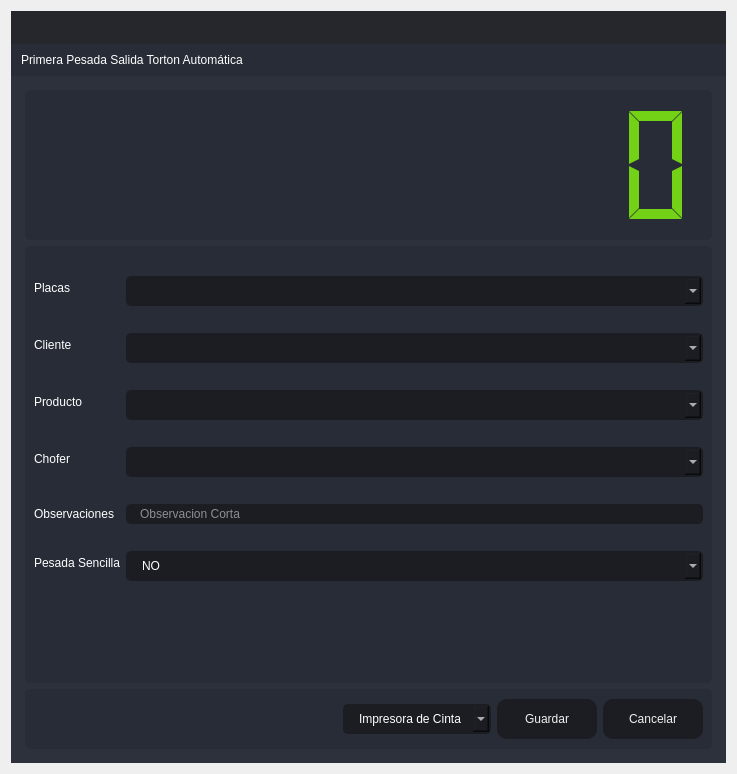
<?xml version="1.0" encoding="UTF-8"?>
<ui version="4.0">
 <class>PrimeraPTA</class>
 <widget class="QDialog" name="PrimeraPTA">
  <property name="windowModality">
   <enum>Qt::ApplicationModal</enum>
  </property>
  <property name="geometry">
   <rect>
    <x>0</x>
    <y>0</y>
    <width>737</width>
    <height>774</height>
   </rect>
  </property>
  <property name="minimumSize">
   <size>
    <width>737</width>
    <height>774</height>
   </size>
  </property>
  <property name="maximumSize">
   <size>
    <width>737</width>
    <height>774</height>
   </size>
  </property>
  <property name="windowTitle">
   <string>Primera Pesada Salida Torton Automática</string>
  </property>
  <layout class="QVBoxLayout" name="verticalLayout_6">
   <item>
    <widget class="QFrame" name="frame_main">
     <property name="styleSheet">
      <string notr="true">/* LINE EDIT */
QLineEdit {
	background-color: rgb(27, 29, 35);
	border-radius: 5px;
	border: 2px solid rgb(27, 29, 35);
	padding-left: 10px;
}
QLineEdit:hover {
	border: 2px solid rgb(64, 71, 88);
}
QLineEdit:focus {
	border: 2px solid rgb(91, 101, 124);
}

/* SCROLL BARS */
QScrollBar:horizontal {
    border: none;
    background: rgb(52, 59, 72);
    height: 14px;
    margin: 0px 21px 0 21px;
	border-radius: 0px;
}
QScrollBar::handle:horizontal {
    background: rgb(85, 170, 255);
    min-width: 25px;
	border-radius: 7px
}
QScrollBar::add-line:horizontal {
    border: none;
    background: rgb(55, 63, 77);
    width: 20px;
	border-top-right-radius: 7px;
    border-bottom-right-radius: 7px;
    subcontrol-position: right;
    subcontrol-origin: margin;
}
QScrollBar::sub-line:horizontal {
    border: none;
    background: rgb(55, 63, 77);
    width: 20px;
	border-top-left-radius: 7px;
    border-bottom-left-radius: 7px;
    subcontrol-position: left;
    subcontrol-origin: margin;
}
QScrollBar::up-arrow:horizontal, QScrollBar::down-arrow:horizontal
{
     background: none;
}
QScrollBar::add-page:horizontal, QScrollBar::sub-page:horizontal
{
     background: none;
}
 QScrollBar:vertical {
	border: none;
    background: rgb(52, 59, 72);
    width: 14px;
    margin: 21px 0 21px 0;
	border-radius: 0px;
 }
 QScrollBar::handle:vertical {	
	background: rgb(85, 170, 255);
    min-height: 25px;
	border-radius: 7px
 }
 QScrollBar::add-line:vertical {
     border: none;
    background: rgb(55, 63, 77);
     height: 20px;
	border-bottom-left-radius: 7px;
    border-bottom-right-radius: 7px;
     subcontrol-position: bottom;
     subcontrol-origin: margin;
 }
 QScrollBar::sub-line:vertical {
	border: none;
    background: rgb(55, 63, 77);
     height: 20px;
	border-top-left-radius: 7px;
    border-top-right-radius: 7px;
     subcontrol-position: top;
     subcontrol-origin: margin;
 }
 QScrollBar::up-arrow:vertical, QScrollBar::down-arrow:vertical {
     background: none;
 }

 QScrollBar::add-page:vertical, QScrollBar::sub-page:vertical {
     background: none;
 }

/* CHECKBOX */
QCheckBox::indicator {
    border: 3px solid rgb(52, 59, 72);
	width: 15px;
	height: 15px;
	border-radius: 10px;
    background: rgb(44, 49, 60);
}
QCheckBox::indicator:hover {
    border: 3px solid rgb(58, 66, 81);
}
QCheckBox::indicator:checked {
    background: 3px solid rgb(52, 59, 72);
	border: 3px solid rgb(52, 59, 72);	
	background-image: url(:/16x16/icons/16x16/cil-check-alt.png);
}

/* RADIO BUTTON */
QRadioButton::indicator {
    border: 3px solid rgb(52, 59, 72);
	width: 15px;
	height: 15px;
	border-radius: 10px;
    background: rgb(44, 49, 60);
}
QRadioButton::indicator:hover {
    border: 3px solid rgb(58, 66, 81);
}
QRadioButton::indicator:checked {
    background: 3px solid rgb(94, 106, 130);
	border: 3px solid rgb(52, 59, 72);	
}

/* COMBOBOX */
QComboBox{
	background-color: rgb(27, 29, 35);
	border-radius: 5px;
	border: 2px solid rgb(27, 29, 35);
	padding: 5px;
	padding-left: 10px;
}
QComboBox:hover{
	border: 2px solid rgb(64, 71, 88);
}
QComboBox::drop-down {
	subcontrol-origin: padding;
	subcontrol-position: top right;
	width: 25px; 
	border-left-width: 3px;
	border-left-color: rgba(39, 44, 54, 150);
	border-left-style: solid;
	border-top-right-radius: 3px;
	border-bottom-right-radius: 3px;	
	background-image: url(:/16x16/icons/16x16/cil-arrow-bottom.png);
	background-position: center;
	background-repeat: no-reperat;
 }
QComboBox QAbstractItemView {
	color: rgb(85, 170, 255);	
	background-color: rgb(27, 29, 35);
	padding: 10px;
	selection-background-color: rgb(39, 44, 54);
}

/* SLIDERS */
QSlider::groove:horizontal {
    border-radius: 9px;
    height: 18px;
	margin: 0px;
	background-color: rgb(52, 59, 72);
}
QSlider::groove:horizontal:hover {
	background-color: rgb(55, 62, 76);
}
QSlider::handle:horizontal {
    background-color: rgb(85, 170, 255);
    border: none;
    height: 18px;
    width: 18px;
    margin: 0px;
	border-radius: 9px;
}
QSlider::handle:horizontal:hover {
    background-color: rgb(105, 180, 255);
}
QSlider::handle:horizontal:pressed {
    background-color: rgb(65, 130, 195);
}

QSlider::groove:vertical {
    border-radius: 9px;
    width: 18px;
    margin: 0px;
	background-color: rgb(52, 59, 72);
}
QSlider::groove:vertical:hover {
	background-color: rgb(55, 62, 76);
}
QSlider::handle:vertical {
    background-color: rgb(85, 170, 255);
	border: none;
    height: 18px;
    width: 18px;
    margin: 0px;
	border-radius: 9px;
}
QSlider::handle:vertical:hover {
    background-color: rgb(105, 180, 255);
}
QSlider::handle:vertical:pressed {
    background-color: rgb(65, 130, 195);
}

</string>
     </property>
     <property name="frameShape">
      <enum>QFrame::NoFrame</enum>
     </property>
     <property name="frameShadow">
      <enum>QFrame::Raised</enum>
     </property>
     <layout class="QVBoxLayout" name="verticalLayout">
      <property name="spacing">
       <number>0</number>
      </property>
      <property name="leftMargin">
       <number>0</number>
      </property>
      <property name="topMargin">
       <number>0</number>
      </property>
      <property name="rightMargin">
       <number>0</number>
      </property>
      <property name="bottomMargin">
       <number>0</number>
      </property>
      <item>
       <widget class="QFrame" name="frame_top">
        <property name="minimumSize">
         <size>
          <width>0</width>
          <height>65</height>
         </size>
        </property>
        <property name="maximumSize">
         <size>
          <width>16777215</width>
          <height>65</height>
         </size>
        </property>
        <property name="styleSheet">
         <string notr="true">background-color: transparent;</string>
        </property>
        <property name="frameShape">
         <enum>QFrame::NoFrame</enum>
        </property>
        <property name="frameShadow">
         <enum>QFrame::Raised</enum>
        </property>
        <layout class="QHBoxLayout" name="horizontalLayout_3">
         <property name="spacing">
          <number>0</number>
         </property>
         <property name="leftMargin">
          <number>0</number>
         </property>
         <property name="topMargin">
          <number>0</number>
         </property>
         <property name="rightMargin">
          <number>0</number>
         </property>
         <property name="bottomMargin">
          <number>0</number>
         </property>
         <item>
          <widget class="QFrame" name="frame_toggle">
           <property name="maximumSize">
            <size>
             <width>70</width>
             <height>16777215</height>
            </size>
           </property>
           <property name="styleSheet">
            <string notr="true">background-color: rgb(27, 29, 35);</string>
           </property>
           <property name="frameShape">
            <enum>QFrame::NoFrame</enum>
           </property>
           <property name="frameShadow">
            <enum>QFrame::Raised</enum>
           </property>
           <layout class="QVBoxLayout" name="verticalLayout_3">
            <property name="spacing">
             <number>0</number>
            </property>
            <property name="leftMargin">
             <number>0</number>
            </property>
            <property name="topMargin">
             <number>0</number>
            </property>
            <property name="rightMargin">
             <number>0</number>
            </property>
            <property name="bottomMargin">
             <number>0</number>
            </property>
           </layout>
          </widget>
         </item>
         <item>
          <widget class="QFrame" name="frame_top_right">
           <property name="styleSheet">
            <string notr="true">background: transparent;</string>
           </property>
           <property name="frameShape">
            <enum>QFrame::NoFrame</enum>
           </property>
           <property name="frameShadow">
            <enum>QFrame::Raised</enum>
           </property>
           <layout class="QVBoxLayout" name="verticalLayout_2">
            <property name="spacing">
             <number>0</number>
            </property>
            <property name="leftMargin">
             <number>0</number>
            </property>
            <property name="topMargin">
             <number>0</number>
            </property>
            <property name="rightMargin">
             <number>0</number>
            </property>
            <property name="bottomMargin">
             <number>0</number>
            </property>
            <item>
             <widget class="QFrame" name="frame_top_btns">
              <property name="maximumSize">
               <size>
                <width>16777215</width>
                <height>42</height>
               </size>
              </property>
              <property name="styleSheet">
               <string notr="true">background-color: rgba(27, 29, 35, 200)</string>
              </property>
              <property name="frameShape">
               <enum>QFrame::NoFrame</enum>
              </property>
              <property name="frameShadow">
               <enum>QFrame::Raised</enum>
              </property>
              <layout class="QHBoxLayout" name="horizontalLayout_4">
               <property name="spacing">
                <number>0</number>
               </property>
               <property name="leftMargin">
                <number>0</number>
               </property>
               <property name="topMargin">
                <number>0</number>
               </property>
               <property name="rightMargin">
                <number>0</number>
               </property>
               <property name="bottomMargin">
                <number>0</number>
               </property>
               <item>
                <widget class="QFrame" name="frame_label_top_btns">
                 <property name="sizePolicy">
                  <sizepolicy hsizetype="Expanding" vsizetype="Preferred">
                   <horstretch>0</horstretch>
                   <verstretch>0</verstretch>
                  </sizepolicy>
                 </property>
                 <property name="frameShape">
                  <enum>QFrame::NoFrame</enum>
                 </property>
                 <property name="frameShadow">
                  <enum>QFrame::Raised</enum>
                 </property>
                 <layout class="QHBoxLayout" name="horizontalLayout_10">
                  <property name="spacing">
                   <number>0</number>
                  </property>
                  <property name="leftMargin">
                   <number>5</number>
                  </property>
                  <property name="topMargin">
                   <number>0</number>
                  </property>
                  <property name="rightMargin">
                   <number>10</number>
                  </property>
                  <property name="bottomMargin">
                   <number>0</number>
                  </property>
                 </layout>
                </widget>
               </item>
               <item alignment="Qt::AlignRight">
                <widget class="QFrame" name="frame_btns_right">
                 <property name="sizePolicy">
                  <sizepolicy hsizetype="Expanding" vsizetype="Preferred">
                   <horstretch>0</horstretch>
                   <verstretch>0</verstretch>
                  </sizepolicy>
                 </property>
                 <property name="maximumSize">
                  <size>
                   <width>120</width>
                   <height>16777215</height>
                  </size>
                 </property>
                 <property name="frameShape">
                  <enum>QFrame::NoFrame</enum>
                 </property>
                 <property name="frameShadow">
                  <enum>QFrame::Raised</enum>
                 </property>
                 <layout class="QHBoxLayout" name="horizontalLayout_5">
                  <property name="spacing">
                   <number>0</number>
                  </property>
                  <property name="leftMargin">
                   <number>0</number>
                  </property>
                  <property name="topMargin">
                   <number>0</number>
                  </property>
                  <property name="rightMargin">
                   <number>0</number>
                  </property>
                  <property name="bottomMargin">
                   <number>0</number>
                  </property>
                 </layout>
                </widget>
               </item>
              </layout>
             </widget>
            </item>
            <item>
             <widget class="QFrame" name="frame_top_info">
              <property name="maximumSize">
               <size>
                <width>16777215</width>
                <height>65</height>
               </size>
              </property>
              <property name="styleSheet">
               <string notr="true">background-color: rgb(39, 44, 54);</string>
              </property>
              <property name="frameShape">
               <enum>QFrame::NoFrame</enum>
              </property>
              <property name="frameShadow">
               <enum>QFrame::Raised</enum>
              </property>
              <layout class="QHBoxLayout" name="horizontalLayout_8">
               <property name="spacing">
                <number>0</number>
               </property>
               <property name="leftMargin">
                <number>10</number>
               </property>
               <property name="topMargin">
                <number>0</number>
               </property>
               <property name="rightMargin">
                <number>10</number>
               </property>
               <property name="bottomMargin">
                <number>0</number>
               </property>
               <item>
                <widget class="QLabel" name="label">
                 <property name="styleSheet">
                  <string notr="true">font: 75 16pt &quot;MS Shell Dlg 2&quot;;
color: rgb(255, 255, 255);</string>
                 </property>
                 <property name="text">
                  <string>Primera Pesada Salida Torton Automática</string>
                 </property>
                </widget>
               </item>
              </layout>
             </widget>
            </item>
           </layout>
          </widget>
         </item>
        </layout>
       </widget>
      </item>
      <item>
       <widget class="QFrame" name="frame_center">
        <property name="sizePolicy">
         <sizepolicy hsizetype="Expanding" vsizetype="Expanding">
          <horstretch>0</horstretch>
          <verstretch>0</verstretch>
         </sizepolicy>
        </property>
        <property name="styleSheet">
         <string notr="true">background-color: rgb(40, 44, 52);</string>
        </property>
        <property name="frameShape">
         <enum>QFrame::NoFrame</enum>
        </property>
        <property name="frameShadow">
         <enum>QFrame::Raised</enum>
        </property>
        <layout class="QHBoxLayout" name="horizontalLayout_2">
         <property name="spacing">
          <number>0</number>
         </property>
         <property name="leftMargin">
          <number>0</number>
         </property>
         <property name="topMargin">
          <number>0</number>
         </property>
         <property name="rightMargin">
          <number>0</number>
         </property>
         <property name="bottomMargin">
          <number>0</number>
         </property>
         <item>
          <widget class="QFrame" name="frame_content_right">
           <property name="styleSheet">
            <string notr="true">background-color: rgb(44, 49, 60);</string>
           </property>
           <property name="frameShape">
            <enum>QFrame::NoFrame</enum>
           </property>
           <property name="frameShadow">
            <enum>QFrame::Raised</enum>
           </property>
           <layout class="QVBoxLayout" name="verticalLayout_4">
            <property name="spacing">
             <number>0</number>
            </property>
            <property name="leftMargin">
             <number>0</number>
            </property>
            <property name="topMargin">
             <number>0</number>
            </property>
            <property name="rightMargin">
             <number>0</number>
            </property>
            <property name="bottomMargin">
             <number>0</number>
            </property>
            <item>
             <widget class="QFrame" name="frame_content">
              <property name="frameShape">
               <enum>QFrame::NoFrame</enum>
              </property>
              <property name="frameShadow">
               <enum>QFrame::Raised</enum>
              </property>
              <layout class="QVBoxLayout" name="verticalLayout_9">
               <property name="spacing">
                <number>0</number>
               </property>
               <property name="leftMargin">
                <number>5</number>
               </property>
               <property name="topMargin">
                <number>5</number>
               </property>
               <property name="rightMargin">
                <number>5</number>
               </property>
               <property name="bottomMargin">
                <number>5</number>
               </property>
               <item>
                <widget class="QStackedWidget" name="stackedWidget">
                 <property name="styleSheet">
                  <string notr="true">background: transparent;</string>
                 </property>
                 <property name="currentIndex">
                  <number>0</number>
                 </property>
                 <widget class="QWidget" name="page_home">
                  <layout class="QVBoxLayout" name="verticalLayout_10">
                   <item>
                    <widget class="QFrame" name="frame_3">
                     <property name="minimumSize">
                      <size>
                       <width>0</width>
                       <height>150</height>
                      </size>
                     </property>
                     <property name="maximumSize">
                      <size>
                       <width>16777215</width>
                       <height>150</height>
                      </size>
                     </property>
                     <property name="styleSheet">
                      <string notr="true">background-color: rgb(39, 44, 54);
border-radius: 5px;</string>
                     </property>
                     <property name="frameShape">
                      <enum>QFrame::StyledPanel</enum>
                     </property>
                     <property name="frameShadow">
                      <enum>QFrame::Raised</enum>
                     </property>
                     <layout class="QVBoxLayout" name="verticalLayout_11">
                      <item>
                       <layout class="QVBoxLayout" name="verticalLayout_8">
                        <item>
                         <widget class="QLCDNumber" name="lcdNumber_7">
                          <property name="styleSheet">
                           <string notr="true">color:rgb(115, 210, 22)</string>
                          </property>
                          <property name="digitCount">
                           <number>10</number>
                          </property>
                          <property name="segmentStyle">
                           <enum>QLCDNumber::Flat</enum>
                          </property>
                          <property name="value" stdset="0">
                           <double>0.000000000000000</double>
                          </property>
                         </widget>
                        </item>
                       </layout>
                      </item>
                     </layout>
                    </widget>
                   </item>
                   <item>
                    <widget class="QFrame" name="frame">
                     <property name="styleSheet">
                      <string notr="true">background-color: rgb(39, 44, 54);
border-radius: 5px;</string>
                     </property>
                     <property name="frameShape">
                      <enum>QFrame::StyledPanel</enum>
                     </property>
                     <property name="frameShadow">
                      <enum>QFrame::Raised</enum>
                     </property>
                     <layout class="QVBoxLayout" name="verticalLayout_5">
                      <item>
                       <layout class="QVBoxLayout" name="verticalLayout_12">
                        <item>
                         <layout class="QFormLayout" name="formLayout">
                          <item row="0" column="0">
                           <widget class="QLabel" name="label_2">
                            <property name="styleSheet">
                             <string notr="true">color: rgb(255, 255, 255);
font: 75 12pt &quot;MS Shell Dlg 2&quot;;</string>
                            </property>
                            <property name="text">
                             <string>Placas</string>
                            </property>
                           </widget>
                          </item>
                          <item row="0" column="1">
                           <widget class="QComboBox" name="comboBox_placas">
                            <property name="styleSheet">
                             <string notr="true">QComboBox{
	background-color: rgb(27, 29, 35);
	border-radius: 5px;
	border: 2px solid rgb(27, 29, 35);
	padding: 5px;
	padding-left: 14px;
	color: rgb(255, 255, 255);
    font: 75 12pt &quot;MS Shell Dlg 2&quot;;
}
QComboBox:hover{
	border: 2px solid rgb(64, 71, 88);
}
QComboBox QAbstractItemView {
	color: rgb(85, 170, 255);	
	background-color: rgb(27, 29, 35);
	padding: 10px;
	selection-background-color: rgb(39, 44, 54);
}</string>
                            </property>
                           </widget>
                          </item>
                          <item row="1" column="0">
                           <widget class="QLabel" name="label_3">
                            <property name="styleSheet">
                             <string notr="true">color: rgb(255, 255, 255);
font: 75 12pt &quot;MS Shell Dlg 2&quot;;</string>
                            </property>
                            <property name="text">
                             <string>Cliente</string>
                            </property>
                           </widget>
                          </item>
                          <item row="1" column="1">
                           <widget class="QComboBox" name="comboBox_cliente">
                            <property name="styleSheet">
                             <string notr="true">QComboBox{
	background-color: rgb(27, 29, 35);
	border-radius: 5px;
	border: 2px solid rgb(27, 29, 35);
	padding: 5px;
	padding-left: 14px;
	color: rgb(255, 255, 255);
    font: 75 12pt &quot;MS Shell Dlg 2&quot;;
}
QComboBox:hover{
	border: 2px solid rgb(64, 71, 88);
}
QComboBox QAbstractItemView {
	color: rgb(85, 170, 255);	
	background-color: rgb(27, 29, 35);
	padding: 10px;
	selection-background-color: rgb(39, 44, 54);
}</string>
                            </property>
                           </widget>
                          </item>
                          <item row="2" column="0">
                           <widget class="QLabel" name="label_5">
                            <property name="styleSheet">
                             <string notr="true">color: rgb(255, 255, 255);
font: 75 12pt &quot;MS Shell Dlg 2&quot;;</string>
                            </property>
                            <property name="text">
                             <string>Producto</string>
                            </property>
                           </widget>
                          </item>
                          <item row="2" column="1">
                           <widget class="QComboBox" name="comboBox_productos">
                            <property name="styleSheet">
                             <string notr="true">QComboBox{
	background-color: rgb(27, 29, 35);
	border-radius: 5px;
	border: 2px solid rgb(27, 29, 35);
	padding: 5px;
	padding-left: 14px;
	color: rgb(255, 255, 255);
    font: 75 12pt &quot;MS Shell Dlg 2&quot;;
}
QComboBox:hover{
	border: 2px solid rgb(64, 71, 88);
}
QComboBox QAbstractItemView {
	color: rgb(85, 170, 255);	
	background-color: rgb(27, 29, 35);
	padding: 10px;
	selection-background-color: rgb(39, 44, 54);
}</string>
                            </property>
                           </widget>
                          </item>
                          <item row="3" column="0">
                           <widget class="QLabel" name="label_6">
                            <property name="styleSheet">
                             <string notr="true">color: rgb(255, 255, 255);
font: 75 12pt &quot;MS Shell Dlg 2&quot;;</string>
                            </property>
                            <property name="text">
                             <string>Chofer</string>
                            </property>
                           </widget>
                          </item>
                          <item row="3" column="1">
                           <widget class="QComboBox" name="comboBox_operador">
                            <property name="styleSheet">
                             <string notr="true">QComboBox{
	background-color: rgb(27, 29, 35);
	border-radius: 5px;
	border: 2px solid rgb(27, 29, 35);
	padding: 5px;
	padding-left: 14px;
	color: rgb(255, 255, 255);
    font: 75 12pt &quot;MS Shell Dlg 2&quot;;
}
QComboBox:hover{
	border: 2px solid rgb(64, 71, 88);
}
QComboBox QAbstractItemView {
	color: rgb(85, 170, 255);	
	background-color: rgb(27, 29, 35);
	padding: 10px;
	selection-background-color: rgb(39, 44, 54);
}</string>
                            </property>
                           </widget>
                          </item>
                          <item row="4" column="0">
                           <widget class="QLabel" name="label_7">
                            <property name="styleSheet">
                             <string notr="true">color: rgb(255, 255, 255);
font: 75 12pt &quot;MS Shell Dlg 2&quot;;</string>
                            </property>
                            <property name="text">
                             <string>Observaciones</string>
                            </property>
                           </widget>
                          </item>
                          <item row="4" column="1">
                           <widget class="QLineEdit" name="observaciones">
                            <property name="styleSheet">
                             <string notr="true">QLineEdit {
	background-color: rgb(27, 29, 35);
	border-radius: 5px;
	border: 2px solid rgb(27, 29, 35);
	padding-left: 10px;
	font: 75 12pt &quot;MS Shell Dlg 2&quot;;
	color: rgb(255, 255, 255);
}
QLineEdit:hover {
	border: 2px solid rgb(64, 71, 88);
}
QLineEdit:focus {
	border: 2px solid rgb(91, 101, 124);
}</string>
                            </property>
                            <property name="maxLength">
                             <number>125</number>
                            </property>
                            <property name="placeholderText">
                             <string>Observacion Corta</string>
                            </property>
                           </widget>
                          </item>
                          <item row="6" column="0">
                           <widget class="Line" name="line">
                            <property name="orientation">
                             <enum>Qt::Horizontal</enum>
                            </property>
                           </widget>
                          </item>
                          <item row="6" column="1">
                           <spacer name="verticalSpacer">
                            <property name="orientation">
                             <enum>Qt::Vertical</enum>
                            </property>
                            <property name="sizeHint" stdset="0">
                             <size>
                              <width>20</width>
                              <height>40</height>
                             </size>
                            </property>
                           </spacer>
                          </item>
                          <item row="5" column="1">
                           <widget class="QComboBox" name="comboBox_PesadaSencilla">
                            <property name="styleSheet">
                             <string notr="true">QComboBox{
	background-color: rgb(27, 29, 35);
	border-radius: 5px;
	border: 2px solid rgb(27, 29, 35);
	padding: 5px;
	padding-left: 14px;
	color: rgb(255, 255, 255);
    font: 75 12pt &quot;MS Shell Dlg 2&quot;;
}
QComboBox:hover{
	border: 2px solid rgb(64, 71, 88);
}
QComboBox QAbstractItemView {
	color: rgb(85, 170, 255);	
	background-color: rgb(27, 29, 35);
	padding: 10px;
	selection-background-color: rgb(39, 44, 54);
}</string>
                            </property>
                            <item>
                             <property name="text">
                              <string>NO</string>
                             </property>
                            </item>
                            <item>
                             <property name="text">
                              <string>SI</string>
                             </property>
                            </item>
                           </widget>
                          </item>
                          <item row="5" column="0">
                           <widget class="QLabel" name="label_4">
                            <property name="styleSheet">
                             <string notr="true">color: rgb(255, 255, 255);
font: 75 12pt &quot;MS Shell Dlg 2&quot;;</string>
                            </property>
                            <property name="text">
                             <string>Pesada Sencilla</string>
                            </property>
                           </widget>
                          </item>
                         </layout>
                        </item>
                       </layout>
                      </item>
                     </layout>
                    </widget>
                   </item>
                   <item>
                    <widget class="QFrame" name="frame_2">
                     <property name="minimumSize">
                      <size>
                       <width>0</width>
                       <height>60</height>
                      </size>
                     </property>
                     <property name="maximumSize">
                      <size>
                       <width>16777215</width>
                       <height>60</height>
                      </size>
                     </property>
                     <property name="styleSheet">
                      <string notr="true">background-color: rgb(39, 44, 54);
border-radius: 5px;</string>
                     </property>
                     <property name="frameShape">
                      <enum>QFrame::StyledPanel</enum>
                     </property>
                     <property name="frameShadow">
                      <enum>QFrame::Raised</enum>
                     </property>
                     <layout class="QHBoxLayout" name="horizontalLayout_9">
                      <item>
                       <layout class="QGridLayout" name="gridLayout">
                        <item row="0" column="3">
                         <widget class="QPushButton" name="btnr">
                          <property name="minimumSize">
                           <size>
                            <width>100</width>
                            <height>40</height>
                           </size>
                          </property>
                          <property name="styleSheet">
                           <string notr="true">QPushButton {
	border-color: rgb(27, 29, 35);
	font: 75 10pt &quot;MS Shell Dlg 2&quot;;
	color: rgb(240, 240, 240);
	background-color: rgb(27, 29, 35);
	border: 0px solid;
	border-radius: 10px;	
}
QPushButton:hover {
	background-color:rgb(44, 49, 60);
	border-color: rgb(27, 29, 35);
	border: 2px solid;
}</string>
                          </property>
                          <property name="text">
                           <string>Cancelar</string>
                          </property>
                         </widget>
                        </item>
                        <item row="0" column="2">
                         <widget class="QPushButton" name="btn_guardar">
                          <property name="minimumSize">
                           <size>
                            <width>100</width>
                            <height>40</height>
                           </size>
                          </property>
                          <property name="styleSheet">
                           <string notr="true">QPushButton {
	border-color: rgb(27, 29, 35);
	font: 75 10pt &quot;MS Shell Dlg 2&quot;;
	color: rgb(240, 240, 240);
	background-color: rgb(27, 29, 35);
	border: 0px solid;
	border-radius: 10px;	
}
QPushButton:hover {
	background-color:rgb(44, 49, 60);
	border-color: rgb(27, 29, 35);
	border: 2px solid;
}</string>
                          </property>
                          <property name="text">
                           <string>Guardar</string>
                          </property>
                         </widget>
                        </item>
                        <item row="0" column="0">
                         <spacer name="horizontalSpacer">
                          <property name="orientation">
                           <enum>Qt::Horizontal</enum>
                          </property>
                          <property name="sizeHint" stdset="0">
                           <size>
                            <width>40</width>
                            <height>20</height>
                           </size>
                          </property>
                         </spacer>
                        </item>
                        <item row="0" column="1">
                         <widget class="QComboBox" name="comboBox_impresora">
                          <property name="styleSheet">
                           <string notr="true">QComboBox{
	background-color: rgb(27, 29, 35);
	border-radius: 5px;
	border: 2px solid rgb(27, 29, 35);
	padding: 5px;
	padding-left: 14px;
	color: rgb(255, 255, 255);
    font: 75 12pt &quot;MS Shell Dlg 2&quot;;
}
QComboBox:hover{
	border: 2px solid rgb(64, 71, 88);
}
QComboBox QAbstractItemView {
	color: rgb(85, 170, 255);	
	background-color: rgb(27, 29, 35);
	padding: 10px;
	selection-background-color: rgb(39, 44, 54);
}</string>
                          </property>
                          <item>
                           <property name="text">
                            <string>Impresora de Cinta</string>
                           </property>
                          </item>
                          <item>
                           <property name="text">
                            <string>Impresora Windows</string>
                           </property>
                          </item>
                         </widget>
                        </item>
                       </layout>
                      </item>
                     </layout>
                    </widget>
                   </item>
                  </layout>
                 </widget>
                </widget>
               </item>
              </layout>
             </widget>
            </item>
           </layout>
          </widget>
         </item>
        </layout>
       </widget>
      </item>
     </layout>
    </widget>
   </item>
  </layout>
 </widget>
 <resources/>
 <connections/>
</ui>
